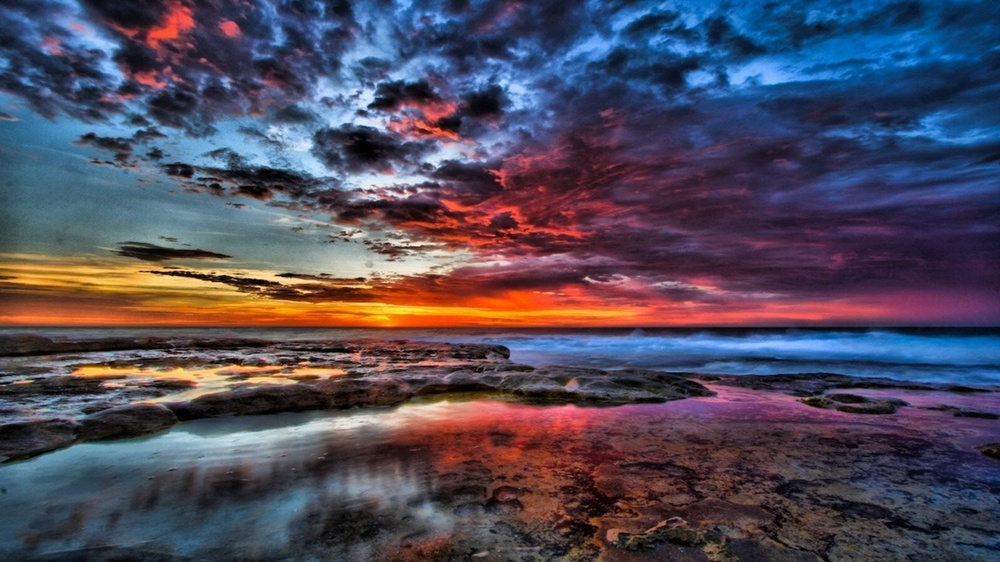
#> input picture image.jpg, 1000 x 562 px, shrunk from 1920 x 1080 before the run
$ jupyter execute 'Exp6 - DIPT.ipynb'   (older library calls are emulated)
#> lines starting #> are read from the running program, lines starting #| are printed output that depends on the picture
[cell 1]
import cv2
import numpy as np
import matplotlib.pyplot as plt

img = cv2.imread("image.jpg")
#> img is the input picture: shape (562, 1000, 3); mean B, G, R 90.9, 74, 79.7
gray = cv2.cvtColor(img, cv2.COLOR_BGR2GRAY)
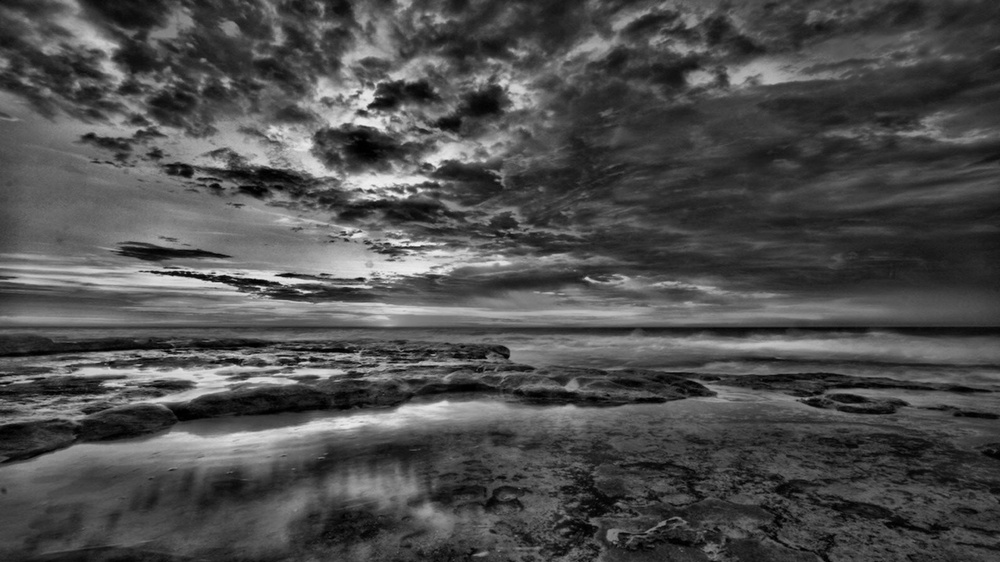
#> gray: shape (562, 1000); min 0, max 242, mean 77.7

sobel_x = cv2.Sobel(gray, cv2.CV_64F, 1, 0, ksize=3)
sobel_y = cv2.Sobel(gray, cv2.CV_64F, 0, 1, ksize=3)
sobel = cv2.convertScaleAbs(cv2.magnitude(sobel_x, sobel_y))
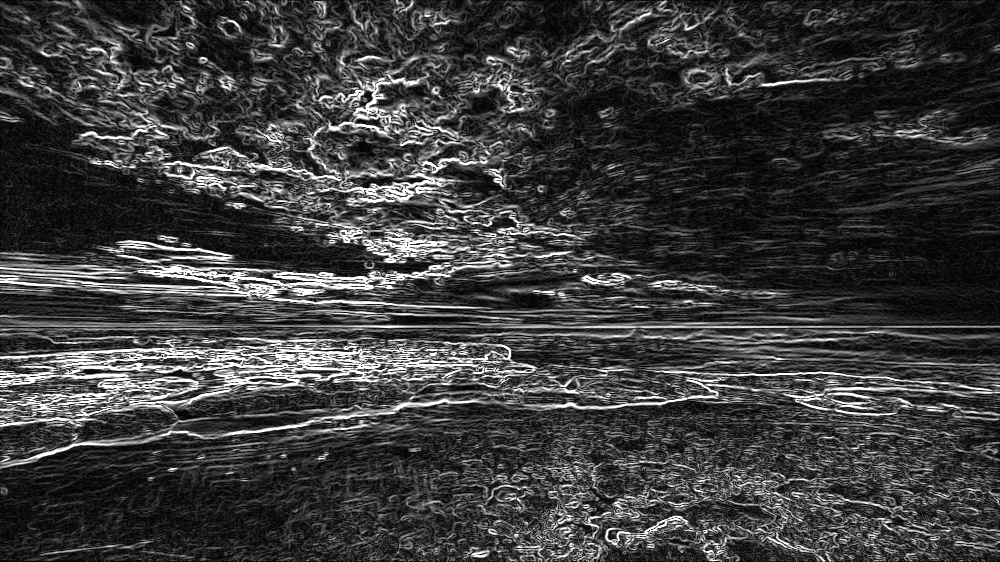
#> sobel: shape (562, 1000); min 0, max 255, mean 61

plt.figure(figsize=(10, 5))
plt.subplot(1, 2, 1)
plt.imshow(cv2.cvtColor(img, cv2.COLOR_BGR2RGB))
plt.title("Original Image")
plt.axis("off")

plt.subplot(1, 2, 2)
plt.imshow(sobel, cmap="gray")
plt.title("Sobel Edge Detector")
plt.axis("off")
plt.show()

[cell 2]
import cv2
import numpy as np
import matplotlib.pyplot as plt

img = cv2.imread("image.jpg")
gray = cv2.cvtColor(img, cv2.COLOR_BGR2GRAY)

kernel_x = np.array([[-1, 0, 1],
                     [-1, 0, 1],
                     [-1, 0, 1]], dtype=np.float64)
kernel_y = np.array([[ 1,  1,  1],
                     [ 0,  0,  0],
                     [-1, -1, -1]], dtype=np.float64)

prewitt_x = cv2.filter2D(gray, cv2.CV_64F, kernel_x)
prewitt_y = cv2.filter2D(gray, cv2.CV_64F, kernel_y)
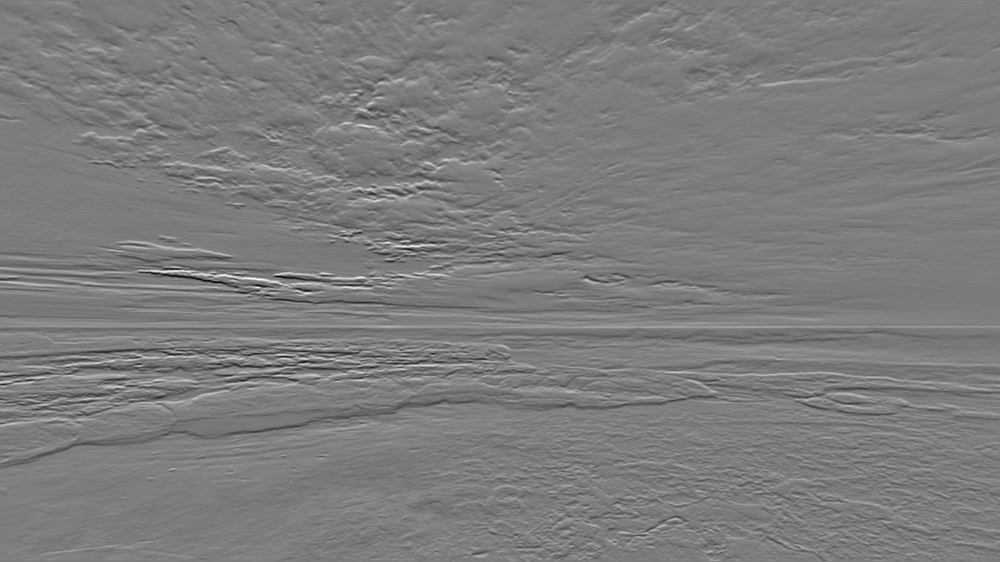
#> prewitt_y: shape (562, 1000) float64; min -616, max 641, mean 0.1; drawn with min black and max white
prewitt = cv2.convertScaleAbs(cv2.magnitude(prewitt_x, prewitt_y))
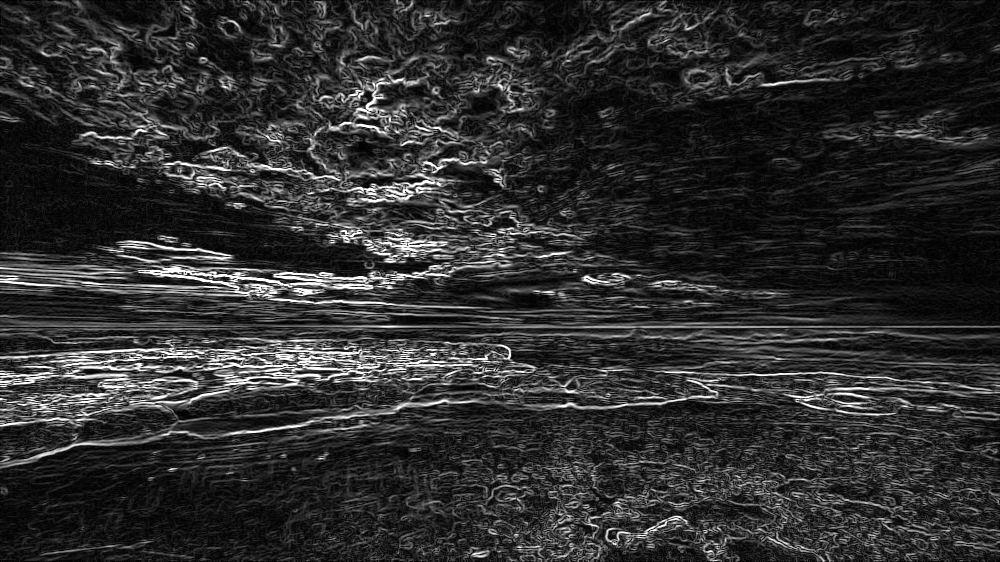
#> prewitt: shape (562, 1000); min 0, max 255, mean 46.2

plt.figure(figsize=(10, 5))
plt.subplot(1, 2, 1)
plt.imshow(cv2.cvtColor(img, cv2.COLOR_BGR2RGB))
plt.title("Original Image")
plt.axis("off")

plt.subplot(1, 2, 2)
plt.imshow(prewitt, cmap="gray")
plt.title("Prewitt Edge Detector")
plt.axis("off")
plt.show()

[cell 3]
import cv2
import numpy as np
import matplotlib.pyplot as plt

img = cv2.imread("image.jpg")
gray = cv2.cvtColor(img, cv2.COLOR_BGR2GRAY)

kernel_x = np.array([[1,  0],
                     [0, -1]], dtype=np.float64)
kernel_y = np.array([[ 0, 1],
                     [-1, 0]], dtype=np.float64)

roberts_x = cv2.filter2D(gray, cv2.CV_64F, kernel_x)
roberts_y = cv2.filter2D(gray, cv2.CV_64F, kernel_y)
roberts = cv2.convertScaleAbs(cv2.magnitude(roberts_x, roberts_y))
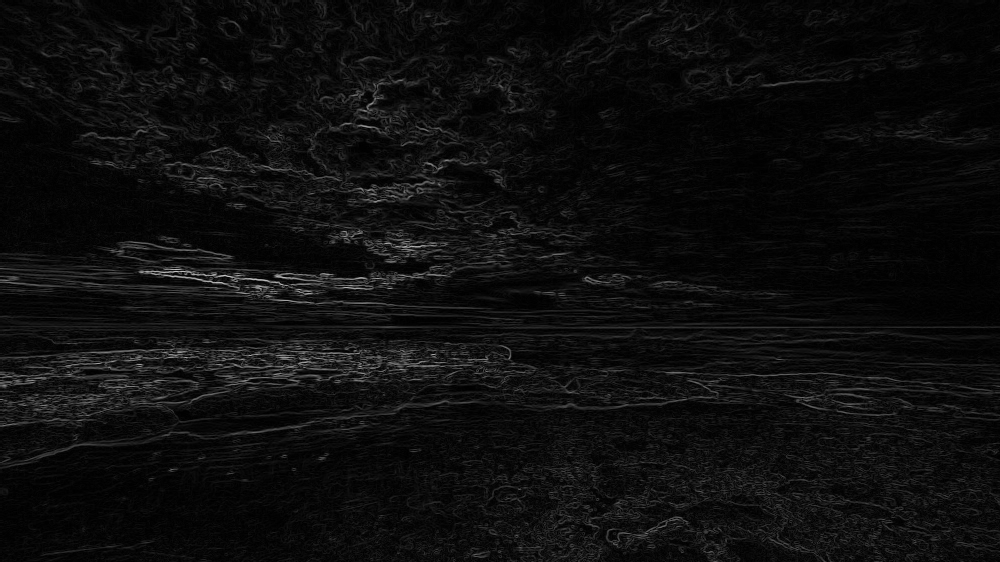
#> roberts: shape (562, 1000); min 0, max 200, mean 13.5

plt.figure(figsize=(10, 5))
plt.subplot(1, 2, 1)
plt.imshow(cv2.cvtColor(img, cv2.COLOR_BGR2RGB))
plt.title("Original Image")
plt.axis("off")

plt.subplot(1, 2, 2)
plt.imshow(roberts, cmap="gray")
plt.title("Roberts Edge Detector")
plt.axis("off")
plt.show()

[cell 4]
import cv2
import numpy as np
import matplotlib.pyplot as plt

img = cv2.imread("image.jpg")
gray = cv2.cvtColor(img, cv2.COLOR_BGR2GRAY)

laplacian = cv2.convertScaleAbs(cv2.Laplacian(gray, cv2.CV_64F, ksize=3))
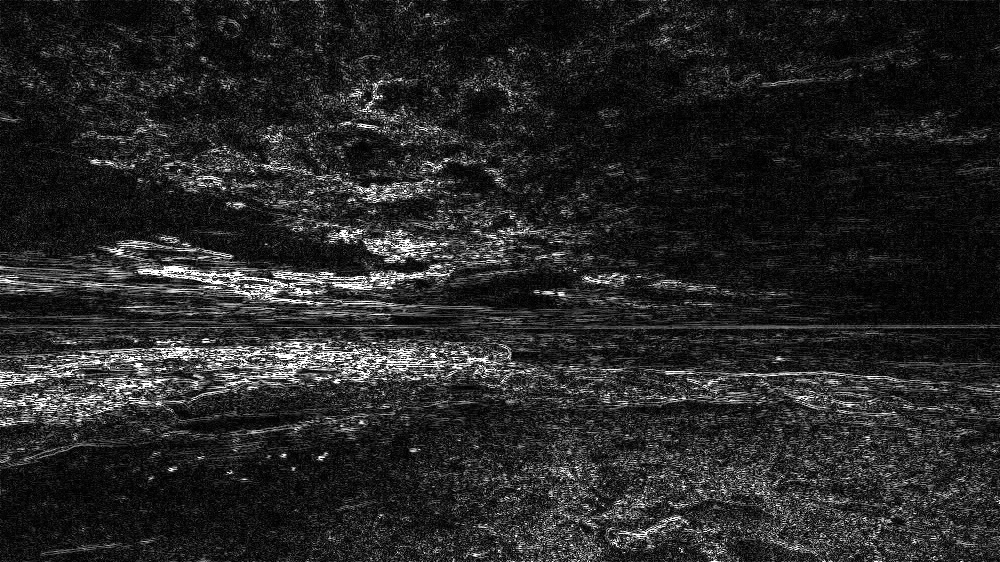
#> laplacian: shape (562, 1000); min 0, max 255, mean 38.3

plt.figure(figsize=(10, 5))
plt.subplot(1, 2, 1)
plt.imshow(cv2.cvtColor(img, cv2.COLOR_BGR2RGB))
plt.title("Original Image")
plt.axis("off")

plt.subplot(1, 2, 2)
plt.imshow(laplacian, cmap="gray")
plt.title("Laplacian Edge Detector")
plt.axis("off")
plt.show()

[cell 5]
import cv2
import numpy as np
import matplotlib.pyplot as plt

img = cv2.imread("image.jpg")
gray = cv2.cvtColor(img, cv2.COLOR_BGR2GRAY)

canny = cv2.Canny(gray, 100, 200)
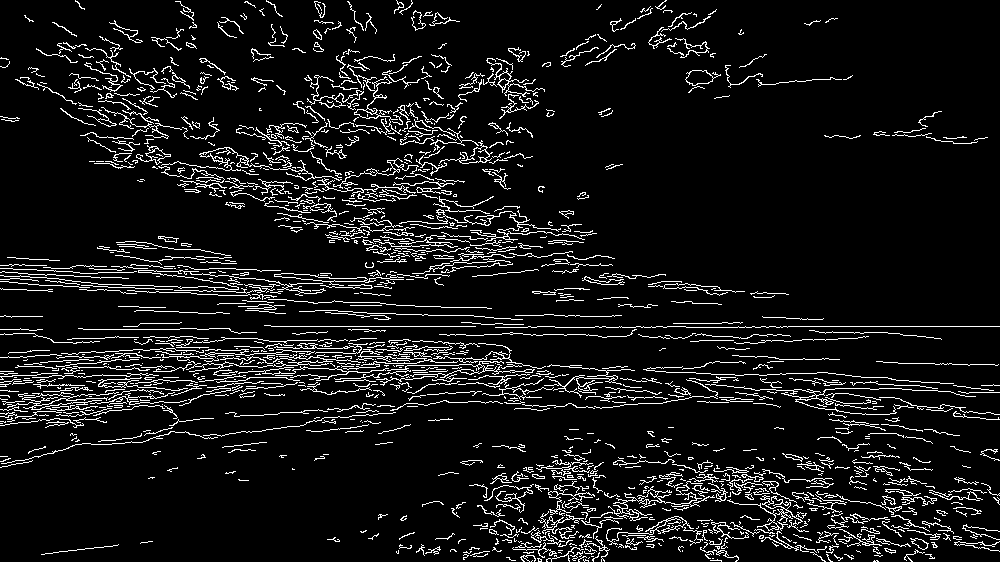
#> canny: shape (562, 1000); 8.4% white in thin lines or dots

plt.figure(figsize=(10, 5))
plt.subplot(1, 2, 1)
plt.imshow(cv2.cvtColor(img, cv2.COLOR_BGR2RGB))
plt.title("Original Image")
plt.axis("off")

plt.subplot(1, 2, 2)
plt.imshow(canny, cmap="gray")
plt.title("Canny Edge Detector")
plt.axis("off")
plt.show()
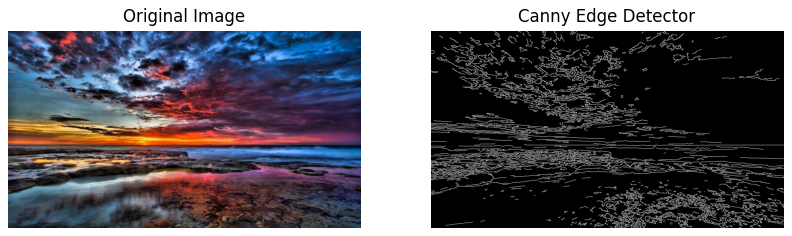
#> figure drawn by matplotlib, 2 panels
